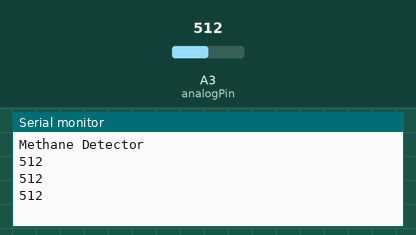
Simulated run of this sketch. Board: Arduino Uno, built with avr-gcc and run on an emulated ATmega328P. Shown: the last lines printed to the serial monitor. The inputs (shaded band) are chosen by the test bench; at power-on: A3 (analogPin) = 512.

Above: at 1.3 s.
1.4 s: A3 (analogPin) set to 716
At 1.9 s:
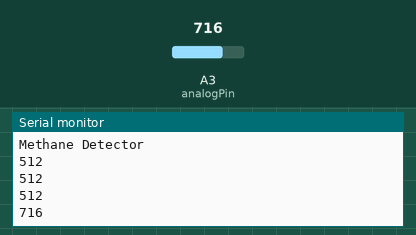
2.9 s: A3 (analogPin) set to 900
At 3.4 s:
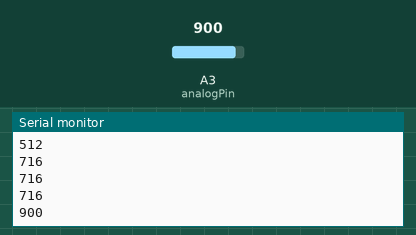
Timing chart, 0 to 5.9 s (numbered marks = the images above; inputs shaded):
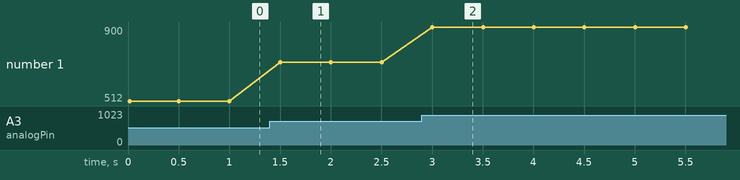

The sketch:

methane.ino
```cpp
// methane
// Arduino Uno or Leonardo

int analogPin = 3;

void setup()
{
  Serial.begin(9600);
  Serial.println("Methane Detector");
}

void loop()
{
  Serial.println(analogRead(analogPin));
  delay(500);
}
```

Measured:
- after the input at 1.4 s, the serial monitor: prints a new line after 0.10 s (image 1)
- after the input at 2.9 s, the serial monitor: prints a new line after 0.10 s (image 2)
- plotted number 1: 512 → 716 after the input at 1.4 s, 716 → 900 after the input at 2.9 s
